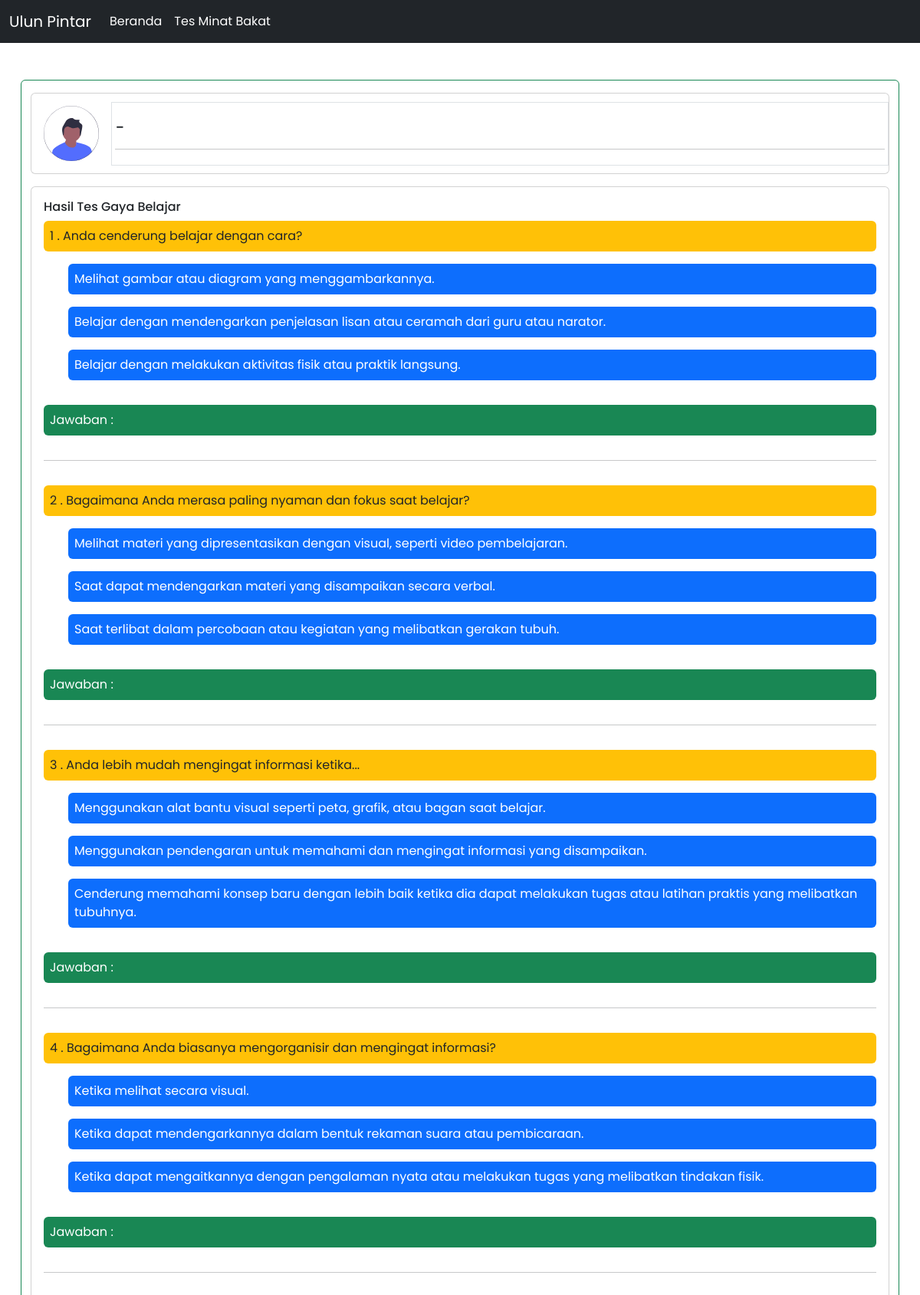
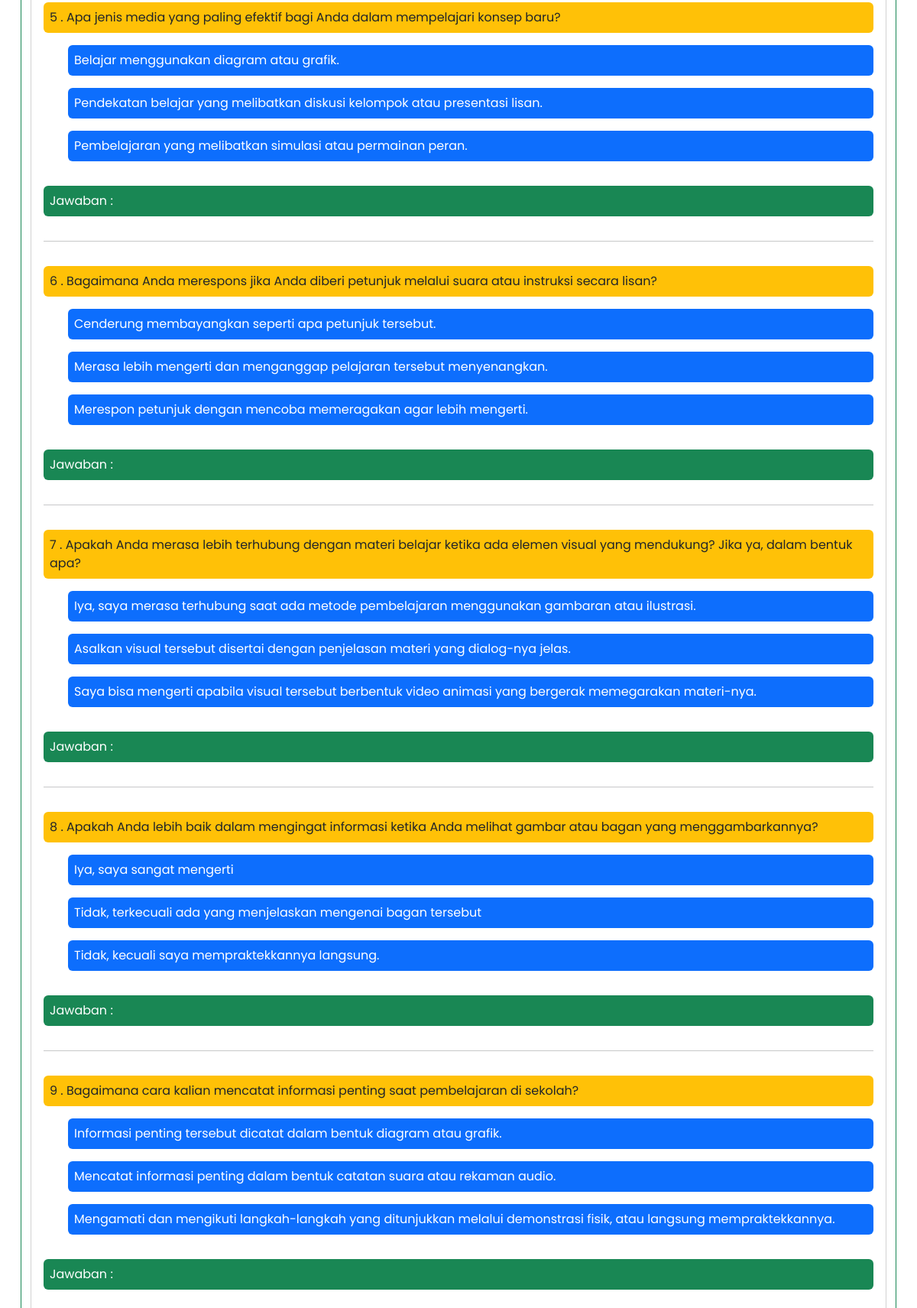
The app's page /guru/siswaGayaBelajar.php (signed in, upper part) with its own data (2 pictures, top to bottom).
### tables this page shows
CREATE TABLE `data_gaya_belajar` (
  `id` int NOT NULL,
  `soal` text,
  `opsi_satu` text,
  `opsi_dua` text,
  `opsi_tiga` text
);

### functions/functions.php (called while the page is built, shortened)
<?php
$conn = mysqli_connect("localhost", "root", "", "ulunpintar");
function query($query) {
    global $conn;
    $result = mysqli_query($conn, $query);
    $rows = [];
    while( $row = mysqli_fetch_assoc($result)){
        $rows[] = $row;
    }
    return $rows;
}
$getSoal = query("SELECT * FROM data_gaya_belajar");
?>

### guru/siswaGayaBelajar.php (the view, shortened to what this page needs)
<?php
require '../functions/functions.php';
$id = $_GET['id'];
$getDetailSiswa = query("SELECT * FROM hasil_gaya_belajar WHERE id = '$id'")[0];
?>
<?php require '../views/layouts/header.php'; ?>
<?php require '../views/layouts/navbar.php'; ?>
<div class="container" id="top" style="width: 100%; height: max-content;">
    <div class="card my-5 shadow-md border-success container d-flex flex-column" style="width: 100%; height: max-content;">
        <div class="card my-3 overflow-hidden d-flex flex-row align-items-center shadow-md">
            <div class="p-3">
                <img src="../assets/cards/profile.svg" alt="profile-card" width="80" class="img-fluid bg-white">
            </div>
            <div class="border p-1 flex-fill" style="width: 100%;">
                <p class="h5 d-flex mt-3"><?= $getDetailSiswa['user']; ?>-<span class="fw-bold"> <?= $getDetailSiswa['gaya_belajar']; ?></span></p>
                <hr>
            </div>
        </div>
        <div class="d-flex flex-row flex-wrap">
            <div class="card p-3 mb-3" style="width: 100%;">
                <h6>Hasil Tes Gaya Belajar</h6>
                <div class="d-flex flex-column gap-3">
                    <?php foreach ($getSoal as $index => $gs) : ?>
                        <div class="bg-warning text-dark p-2 rounded">
                            <?= $gs['id']; ?> . <?= $gs['soal']; ?>
                        </div>
                        <ul class="d-flex flex-column gap-3">
                            <li class="bg-primary text-white p-2 rounded"><?= $gs['opsi_satu'] ?></li>
                            <li class="bg-primary text-white p-2 rounded"><?= $gs['opsi_dua'] ?></li>
                            <li class="bg-primary text-white p-2 rounded"><?= $gs['opsi_tiga'] ?></li>
                        </ul>
                        <div class="bg-success text-white p-2 rounded">
                            Jawaban : <?= $getDetailSiswa['soal_' . ($index + 1)]; ?>
                        </div>
                        <hr>
                    <?php endforeach; ?>
                </div>
            </div>
        </div>
    </div>
</div>
<?php require '../views/layouts/footer.php'; ?>

### views/src/css/footer.css (style rules this page uses)
body { line-height: 1.5; font-family: 'Poppins', sans-serif; }
* { margin:0; padding:0; box-sizing: border-box; }
.container { max-width: 1170px; margin:auto; }
ul { list-style: none; }

### records on screen
data_gaya_belajar: id "1", soal "Anda cenderung belajar dengan cara?", opsi_satu "Melihat gambar atau diagram yang menggambarkannya.", opsi_dua "Belajar dengan mendengarkan penjelasan lisan atau ceramah dari guru atau narator.", opsi_tiga "Belajar dengan melakukan aktivitas fisik atau praktik langsung."
data_gaya_belajar: id "2", soal "Bagaimana Anda merasa paling nyaman dan fokus saat belajar?", opsi_satu "Melihat materi yang dipresentasikan dengan visual, seperti video pembelajaran.", opsi_dua "Saat dapat mendengarkan materi yang disampaikan secara verbal.", opsi_tiga "Saat terlibat dalam percobaan atau kegiatan yang melibatkan gerakan tubuh."
data_gaya_belajar: id "3", soal "Anda lebih mudah mengingat informasi ketika...", opsi_satu "Menggunakan alat bantu visual seperti peta, grafik, atau bagan saat belajar.", opsi_dua "Menggunakan pendengaran untuk memahami dan mengingat informasi yang disampaikan.", opsi_tiga "Cenderung memahami konsep baru dengan lebih baik ketika dia dapat melakukan tugas atau latihan praktis yang melibatkan tubuhnya."
data_gaya_belajar: id "4", soal "Bagaimana Anda biasanya mengorganisir dan mengingat informasi?", opsi_satu "Ketika melihat secara visual.", opsi_dua "Ketika dapat mendengarkannya dalam bentuk rekaman suara atau pembicaraan.", opsi_tiga "Ketika dapat mengaitkannya dengan pengalaman nyata atau melakukan tugas yang melibatkan tindakan fisik."
data_gaya_belajar: id "5", soal "Apa jenis media yang paling efektif bagi Anda dalam mempelajari konsep baru?", opsi_satu "Belajar menggunakan diagram atau grafik.", opsi_dua "Pendekatan belajar yang melibatkan diskusi kelompok atau presentasi lisan.", opsi_tiga "Pembelajaran yang melibatkan simulasi atau permainan peran."
data_gaya_belajar: id "6", soal "Bagaimana Anda merespons jika Anda diberi petunjuk melalui suara atau instruksi secara lisan?", opsi_satu "Cenderung membayangkan seperti apa petunjuk tersebut.", opsi_dua "Merasa lebih mengerti dan menganggap pelajaran tersebut menyenangkan.", opsi_tiga "Merespon petunjuk dengan mencoba memeragakan agar lebih mengerti."
data_gaya_belajar: id "7", soal "Apakah Anda merasa lebih terhubung dengan materi belajar ketika ada elemen visual yang mendukung? Jika ya, dalam bentuk apa?", opsi_satu "Iya, saya merasa terhubung saat ada metode pembelajaran menggunakan gambaran atau ilustrasi.", opsi_dua "Asalkan visual tersebut disertai dengan penjelasan materi yang dialog-nya jelas.", opsi_tiga "Saya bisa mengerti apabila visual tersebut berbentuk video animasi yang bergerak memegarakan materi-nya."
data_gaya_belajar: id "8", soal "Apakah Anda lebih baik dalam mengingat informasi ketika Anda melihat gambar atau bagan yang menggambarkannya?", opsi_satu "Iya, saya sangat mengerti", opsi_dua "Tidak, terkecuali ada yang menjelaskan mengenai bagan tersebut", opsi_tiga "Tidak, kecuali saya mempraktekkannya langsung."
data_gaya_belajar: id "9", soal "Bagaimana cara kalian mencatat informasi penting saat pembelajaran di sekolah?", opsi_satu "Informasi penting tersebut dicatat dalam bentuk diagram atau grafik.", opsi_dua "Mencatat informasi penting dalam bentuk catatan suara atau rekaman audio.", opsi_tiga "Mengamati dan mengikuti langkah-langkah yang ditunjukkan melalui demonstrasi fisik, atau langsung mempraktekkannya."
